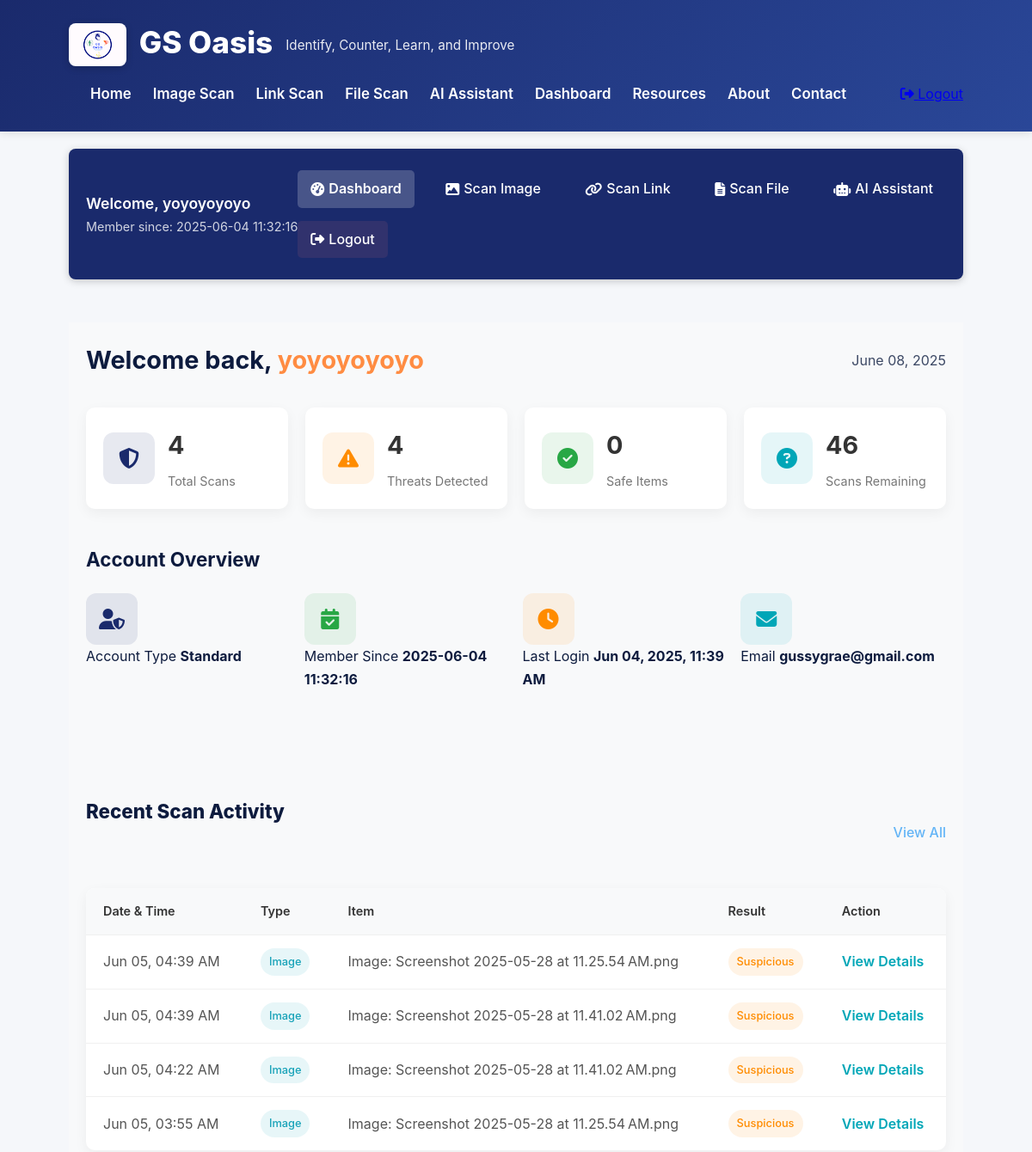
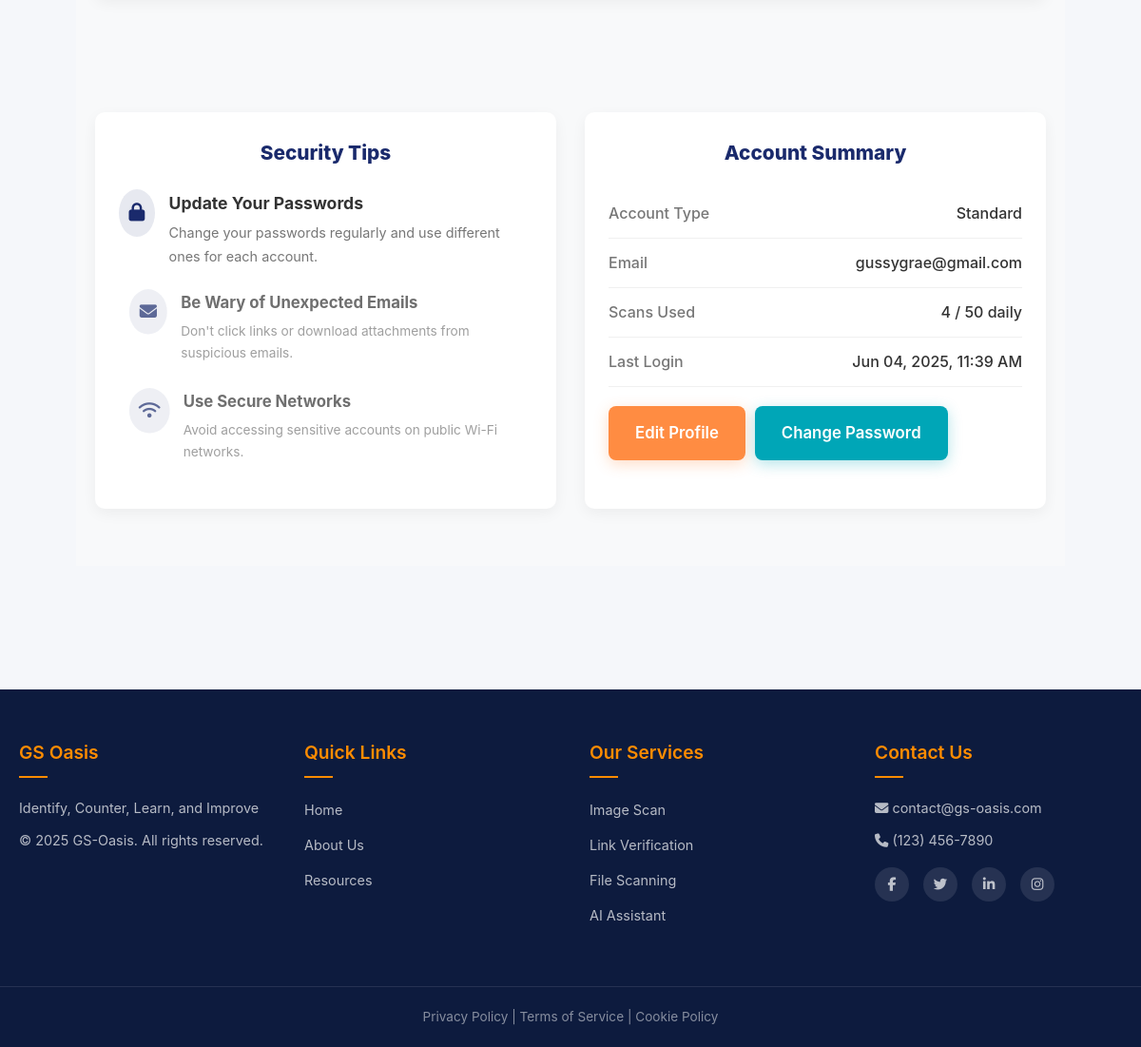
/dashboard (signed in), run on the app's committed database (2 pictures, top to bottom).
### tables this page shows
CREATE TABLE users (
                id INTEGER PRIMARY KEY AUTOINCREMENT,
                username TEXT UNIQUE NOT NULL,
                email TEXT NOT NULL,
                password TEXT NOT NULL
            , created_at TEXT, last_login TEXT, account_type TEXT);

CREATE TABLE scan_history (
                id INTEGER PRIMARY KEY AUTOINCREMENT,
                user_id INTEGER,
                scan_date TEXT DEFAULT CURRENT_TIMESTAMP,
                scan_type TEXT NOT NULL,
                scan_item TEXT NOT NULL,
                result TEXT NOT NULL,
                FOREIGN KEY (user_id) REFERENCES users(id)
            );

### gs-oasis/app.py (the view, shortened to what this page needs)
@app.route('/dashboard')
@login_required
def dashboard():
    username = session.get('username')
    with sqlite3.connect('database.db') as conn:
        cursor = conn.cursor()
        cursor.execute("PRAGMA table_info(users)")
        columns = [col[1] for col in cursor.fetchall()]
        select_fields = ["email"]
        if 'created_at' in columns:
            select_fields.append('created_at')
        if 'last_login' in columns:
            select_fields.append('last_login')
        query = f"SELECT {', '.join(select_fields)} FROM users WHERE username = ?"
        try:
            cursor.execute(query, (username,))
            user_data = cursor.fetchone()
            if user_data:
                email = user_data[0]
                join_date = "N/A"
                last_login = "N/A"
                field_index = 1
                if 'created_at' in columns and len(user_data) > field_index:
                    join_date = user_data[field_index] if user_data[field_index] else "N/A"
                    field_index += 1
                if 'last_login' in columns and len(user_data) > field_index:
                    last_login = user_data[field_index] if user_data[field_index] else "N/A"
            else:
                email = "N/A"
                join_date = "N/A"
                last_login = "N/A"
        except sqlite3.Error as e:
            print(f"Database error: {str(e)}")
            email = "N/A"
            join_date = "N/A"
            last_login = "N/A"
        user_id = session.get('user_id')
        try:
            cursor.execute("SELECT COUNT(*) FROM scan_history WHERE user_id = ?", (user_id,))
            scan_count = cursor.fetchone()[0] or 0
            cursor.execute("SELECT COUNT(*) FROM scan_history WHERE user_id = ? AND result LIKE '%suspicious%' OR result LIKE '%danger%' OR result LIKE '%scam%'", (user_id,))
            threat_count = cursor.fetchone()[0] or 0
            cursor.execute("SELECT COUNT(*) FROM scan_history WHERE user_id = ? AND result LIKE '%safe%'", (user_id,))
            safe_count = cursor.fetchone()[0] or 0
            daily_limit = 50  # Could make this dynamic based on account type
            remaining_scans = daily_limit - scan_count if scan_count < daily_limit else 0
        except sqlite3.Error as e:
            print(f"Error fetching scan statistics: {e}")
            scan_count = 0
            threat_count = 0
            safe_count = 0
            remaining_scans = 50
        if last_login != "N/A":
            try:
                login_time = time.strptime(last_login, "%Y-%m-%d %H:%M:%S")
                today = time.strftime("%Y-%m-%d")
                if time.strftime("%Y-%m-%d", login_time) == today:
                    last_login = "Today, " + time.strftime("%I:%M %p", login_time)
                else:
                    last_login = time.strftime("%b %d, %Y, %I:%M %p", login_time)
            except:
                pass
        current_date = time.strftime("%B %d, %Y")
        recent_activities = []
        try:
            cursor.execute("""
                SELECT scan_date, scan_type, scan_item, result
                FROM scan_history
                WHERE user_id = ?
                ORDER BY scan_date DESC LIMIT 10
            """, (user_id,))
            history_items = cursor.fetchall()
            for item in history_items:
                scan_date, scan_type, scan_item, result = item
                try:
                    item_date = time.strptime(scan_date, "%Y-%m-%d %H:%M:%S")
                    today = time.strftime("%Y-%m-%d")
                    yesterday = time.strftime("%Y-%m-%d", time.localtime(time.time() - 86400))
                    if time.strftime("%Y-%m-%d", item_date) == today:
                        formatted_date = "Today, " + time.strftime("%I:%M %p", item_date)
                    elif time.strftime("%Y-%m-%d", item_date) == yesterday:
                        formatted_date = "Yesterday, " + time.strftime("%I:%M %p", item_date)
                    else:
                        formatted_date = time.strftime("%b %d, %I:%M %p", item_date)
                except:
                    formatted_date = scan_date
                result_category = "safe"
                if "suspicious" in result.lower() or "warning" in result.lower():
                    result_category = "suspicious"
                elif "danger" in result.lower() or "scam" in result.lower() or "threat" in result.lower():
                    result_category = "dangerous"
                recent_activities.append({
                    "date": formatted_date,
                    "type": scan_type,
                    "item": scan_item,
                    "result": result_category
                })
        except sqlite3.Error as e:
            print(f"Error fetching scan history: {e}")
            recent_activities = [{
                "date": "No scan history available",
                "type": "none",
                "item": "Database error occurred",
                "result": "none"
            }]
    return render_template('dashboard.html',
                          username=username,
                          email=email,
                          join_date=join_date,
                          current_date=current_date,
                          scan_count=scan_count,
                          threat_count=threat_count,
                          safe_count=safe_count,
                          remaining_scans=remaining_scans,
                          last_login=last_login,
                          recent_activities=recent_activities)

### gs-oasis/templates/dashboard.html
{% extends 'base.html' %}
{% block content %}
<div class="dashboard-container">
    <div class="dashboard-topnav">
        <div class="user-info">
            <span class="welcome-message">Welcome, {{ username }}</span>
            <span class="member-since">Member since: {{ join_date }}</span>
        </div>
        <nav class="top-nav">
            <a href="{{ url_for('dashboard') }}" class="active"><i class="fas fa-tachometer-alt"></i> Dashboard</a>
            <a href="{{ url_for('scan_image') }}"><i class="fas fa-image"></i> Scan Image</a>
            <a href="{{ url_for('scan_link') }}"><i class="fas fa-link"></i> Scan Link</a>
            <a href="{{ url_for('scan_file') }}"><i class="fas fa-file-alt"></i> Scan File</a>
            <a href="{{ url_for('ai_assistant') }}"><i class="fas fa-robot"></i> AI Assistant</a>
            <a href="{{ url_for('logout') }}" class="logout-btn"><i class="fas fa-sign-out-alt"></i> Logout</a>
        </nav>
    </div>
    <div class="dashboard-main">
        <div class="dashboard-header">
            <h1>Welcome back, <span class="highlight">{{ username }}</span></h1>
            <div class="date">{{ current_date }}</div>
        </div>
        <div class="stats-overview">
            <div class="stat-card">
                <div class="stat-icon">
                    <i class="fas fa-shield-alt"></i>
                </div>
                <div class="stat-details">
                    <h3>{{ scan_count }}</h3>
                    <p>Total Scans</p>
                </div>
            </div>
            <div class="stat-card">
                <div class="stat-icon warning">
                    <i class="fas fa-exclamation-triangle"></i>
                </div>
                <div class="stat-details">
                    <h3>{{ threat_count }}</h3>
                    <p>Threats Detected</p>
                </div>
            </div>
            <div class="stat-card">
                <div class="stat-icon success">
                    <i class="fas fa-check-circle"></i>
                </div>
                <div class="stat-details">
                    <h3>{{ safe_count }}</h3>
                    <p>Safe Items</p>
                </div>
            </div>
            <div class="stat-card">
                <div class="stat-icon info">
                    <i class="fas fa-question-circle"></i>
                </div>
                <div class="stat-details">
                    <h3>{{ remaining_scans }}</h3>
                    <p>Scans Remaining</p>
                </div>
            </div>
        </div>
        <div class="quick-actions">
            <h2>Account Overview</h2>
            <div class="action-buttons">
                <div class="account-stat">
                    <div class="stat-icon">
                        <i class="fas fa-user-shield"></i>
                    </div>
                    <div class="stat-info">
                        <span>Account Type</span>
                        <strong>Standard</strong>
                    </div>
                </div>
                <div class="account-stat">
                    <div class="stat-icon success">
                        <i class="fas fa-calendar-check"></i>
                    </div>
                    <div class="stat-info">
                        <span>Member Since</span>
                        <strong>{{ join_date }}</strong>
                    </div>
                </div>
                <div class="account-stat">
                    <div class="stat-icon warning">
                        <i class="fas fa-clock"></i>
                    </div>
                    <div class="stat-info">
                        <span>Last Login</span>
                        <strong>{{ last_login }}</strong>
                    </div>
                </div>
                <div class="account-stat">
                    <div class="stat-icon info">
                        <i class="fas fa-envelope"></i>
                    </div>
                    <div class="stat-info">
                        <span>Email</span>
                        <strong>{{ email }}</strong>
                    </div>
                </div>
            </div>
        </div>
        <section id="history" class="recent-activity">
            <div class="section-header">
                <h2>Recent Scan Activity</h2>
                <a href="#" class="view-all">View All</a>
            </div>
            <div class="activity-table">
                <table>
                    <thead>
                        <tr>
                            <th>Date & Time</th>
                            <th>Type</th>
                            <th>Item</th>
                            <th>Result</th>
                            <th>Action</th>
                        </tr>
                    </thead>
                    <tbody>
                        {% for activity in recent_activities %}
                        <tr>
                            <td>{{ activity.date }}</td>
                            <td>
                                {% if activity.type == 'image' %}
                                <span class="badge image">Image</span>
                                {% elif activity.type == 'link' %}
                                <span class="badge link">Link</span>
                                {% elif activity.type == 'file' %}
                                <span class="badge file">File</span>
                                {% endif %}
                            </td>
                            <td>{{ activity.item }}</td>
                            <td>
                                {% if activity.result == 'safe' %}
                                <span class="badge success">Safe</span>
                                {% elif activity.result == 'suspicious' %}
                                <span class="badge warning">Suspicious</span>
                                {% elif activity.result == 'dangerous' %}
                                <span class="badge danger">Dangerous</span>
                                {% endif %}
                            </td>
                            <td><a href="#" class="btn-text">View Details</a></td>
                        </tr>
                        {% endfor %}
                    </tbody>
                </table>
            </div>
        </section>
        <div class="dashboard-row">
            <section id="security" class="security-tips">
                <h2>Security Tips</h2>
                <div class="tip-list">
                    <div class="tip-item">
                        <div class="tip-icon"><i class="fas fa-lock"></i></div>
                        <div class="tip-content">
                            <h3>Update Your Passwords</h3>
                            <p>Change your passwords regularly and use different ones for each account.</p>
                        </div>
                    </div>
                    <div class="tip-item">
                        <div class="tip-icon"><i class="fas fa-envelope"></i></div>
                        <div class="tip-content">
                            <h3>Be Wary of Unexpected Emails</h3>
                            <p>Don't click links or download attachments from suspicious emails.</p>
                        </div>
                    </div>
                    <div class="tip-item">
                        <div class="tip-icon"><i class="fas fa-wifi"></i></div>
                        <div class="tip-content">
                            <h3>Use Secure Networks</h3>
                            <p>Avoid accessing sensitive accounts on public Wi-Fi networks.</p>
                        </div>
                    </div>
                </div>
            </section>
            <section id="settings" class="account-summary">
                <h2>Account Summary</h2>
                <div class="account-details">
                    <div class="detail-row">
                        <div class="detail-label">Account Type</div>
                        <div class="detail-value">Standard</div>
                    </div>
                    <div class="detail-row">
                        <div class="detail-label">Email</div>
                        <div class="detail-value">{{ email }}</div>
                    </div>
                    <div class="detail-row">
                        <div class="detail-label">Scans Used</div>
                        <div class="detail-value">{{ scan_count }} / 50 daily</div>
                    </div>
                    <div class="detail-row">
                        <div class="detail-label">Last Login</div>
                        <div class="detail-value">{{ last_login }}</div>
                    </div>
                    <div class="detail-buttons">
                        <a href="{{ url_for('edit_profile') }}" class="btn btn-primary">Edit Profile</a>
                        <a href="{{ url_for('change_password') }}" class="btn btn-secondary">Change Password</a>
                    </div>
                </div>
            </section>
        </div>
    </div>
</div>
{% endblock %}

### data on the page
users: username "yoyoyoyoyo", created_at "2025-06-04 11:32:16", email "gussygrae@gmail.com"
scan_history: date "Jun 05, 04:39 AM", scan_type "Image", item "Image: Screenshot 2025-05-28 at 11.25.54 AM.png", shows "Suspicious"
scan_history: date "Jun 05, 04:39 AM", scan_type "Image", item "Image: Screenshot 2025-05-28 at 11.41.02 AM.png", shows "Suspicious"
scan_history: date "Jun 05, 04:22 AM", scan_type "Image", item "Image: Screenshot 2025-05-28 at 11.41.02 AM.png", shows "Suspicious"
scan_history: date "Jun 05, 03:55 AM", scan_type "Image", item "Image: Screenshot 2025-05-28 at 11.25.54 AM.png", shows "Suspicious"

### other printed values
{{ current_date }} "June 08, 2025"
{{ scan_count }} "4"
{{ threat_count }} "4"
{{ safe_count }} "0"
{{ remaining_scans }} "46"
{{ last_login }} "Jun 04, 2025, 11:39 AM"
